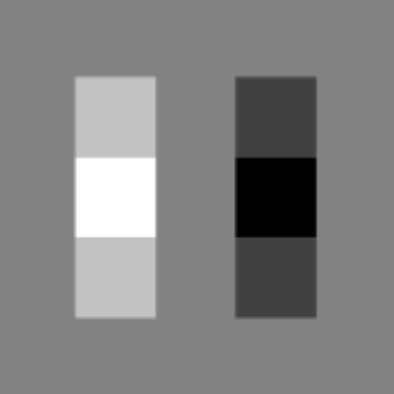
#> input picture AIDI all solutions/AIDI 1007 Computer Vision/assign2/A.jpg, 394 x 394 px
$ jupyter execute --allow-errors Algorithms_implementations.ipynb   (shell and % lines are left out)
#> lines starting #> are read from the running program, lines starting #| are printed output that depends on the picture; after the words box and inside, x2 and y2 are one past the last pixel; in counts of white or black regions, pixels touching at a corner belong together
[cell 1]
import cv2
import numpy as np
from matplotlib import pyplot as plt

# 1. Harris Corner Detection algorithm

Qs 1: [2 Marks] Implement the Harris algorithm using OpenCV.

[cell 2]
image_path = './A.jpg'
image = cv2.imread(image_path)  # load the image
#> image is the input picture: shape (394, 394, 3); mean B, G, R 129.7, 129.7, 129.7
gray_image = cv2.cvtColor(image, cv2.COLOR_BGR2GRAY)  # color space converting

dst = cv2.cornerHarris(src=gray_image, blockSize=2, ksize=3, k=0.04)  # Harris algorithm: Set the parameters for the Harris algorithm
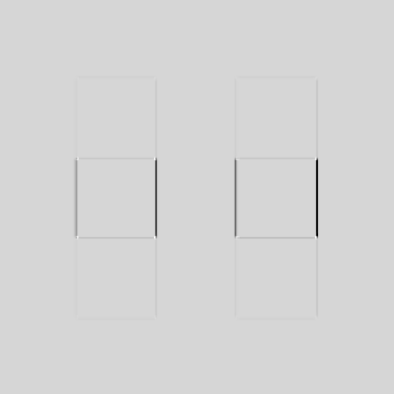
#> dst: shape (394, 394) float32; min -0.000422, max 8.07e-05, mean -1.31e-06; drawn with min black and max white
dst = cv2.dilate(dst, None) # Dilate the result to mark the corners
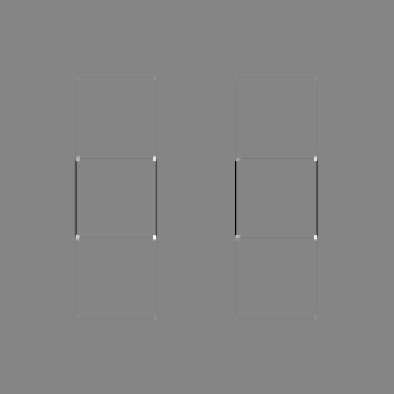
#> dst: shape (394, 394) float32; min -8.92e-05, max 8.07e-05, mean -1.66e-07; drawn with min black and max white
image[dst > 0.001 * dst.max()] = [0, 0, 255]  # Threshold for an optimal value, optimize the candidate corners
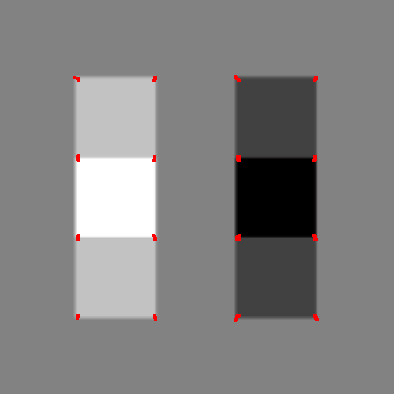
#> image: shape (394, 394, 3); 0.3% of pixels changed, all inside (x1, y1, x2, y2) = (73, 75, 319, 322)

plt.figure(figsize=(12, 6)) # Show the original image and the image with detected corners side by side
plt.imshow(cv2.cvtColor(image, cv2.COLOR_BGR2RGB))  # color space transfering from BGR to RGB
plt.title('Harris Algorithm')  # title of a plot
plt.show()  # display figure

# 2. Image Pyramid

Qs 2: [2 Marks] Implement Image Pyramid using OpenCV.

[cell 3]
image_path = './coco_2017_val/000000149770.jpg'
image = cv2.imread(image_path)
#> (the rest of this cell did not finish here and is left out)

[cell 4]
pyr_g = [image] # Create Gaussian pyramid

#> (the rest of this cell did not finish here and is left out)

[cell 5]
pyr_l = [pyr_g[-1]]  # init

#> (the rest of this cell did not finish here and is left out)

[cell 6]
# Display reconstruction process for each level from Laplacian pyramid
plt.figure(figsize=(15, 10))  # init a figure
#> (the rest of this cell did not finish here and is left out)

# 3. Image Segmentation with the Watershed Algorithm

[3 Marks] Implement Image Segmentation with Watershed Algorithm using OpenCV.

[cell 7]
image = cv2.imread('./coco_2017_val/000000098261.jpg')

#> (the rest of this cell did not finish here and is left out)

# 4. SIFT (Scale-Invariant Feature Transform) algorithm

Qs 4: [3 Marks] Implement SIFT algorithm using OpenCV.

#> (a cell that did not finish here is left out)

# 5. YOLO on COCO images

Qs 5: [5 Marks] Implement object detection using YOLO on the COCO dataset. Provide the
results for any 5 images (for testing purposes) from the dataset.

[cell 9]
import glob
from ultralyticsplus import YOLO

#> (the rest of this cell did not finish here and is left out)

#> (a cell that did not finish here is left out)

[cell 11]
from ultralyticsplus import render_result
import os

files = glob.glob("./coco_2017_val/*")  # glob all images in the folder
#> files = []
result_files = []  # buffer to store images with predictions
for file in files:
    print(file)  # print filename
    results = model.predict(file, stream=True, verbose=False)
    for i, result in enumerate(results):  # results is an iterator, so I need to access the result like this
        render = render_result(model=model, image=file, result=result)  # draw results on the raw image
        filename, _ = os.path.splitext(file)  # got filename
        f = "%s_pred_%d.jpg" % (filename, len(result.boxes))  # create a new filename
        render.save(f)  # safe render results
        result_files.append(f)  # and save render results into buffer for later visualization
#> this loop made 0 passes
#> after the loop, result_files = []
